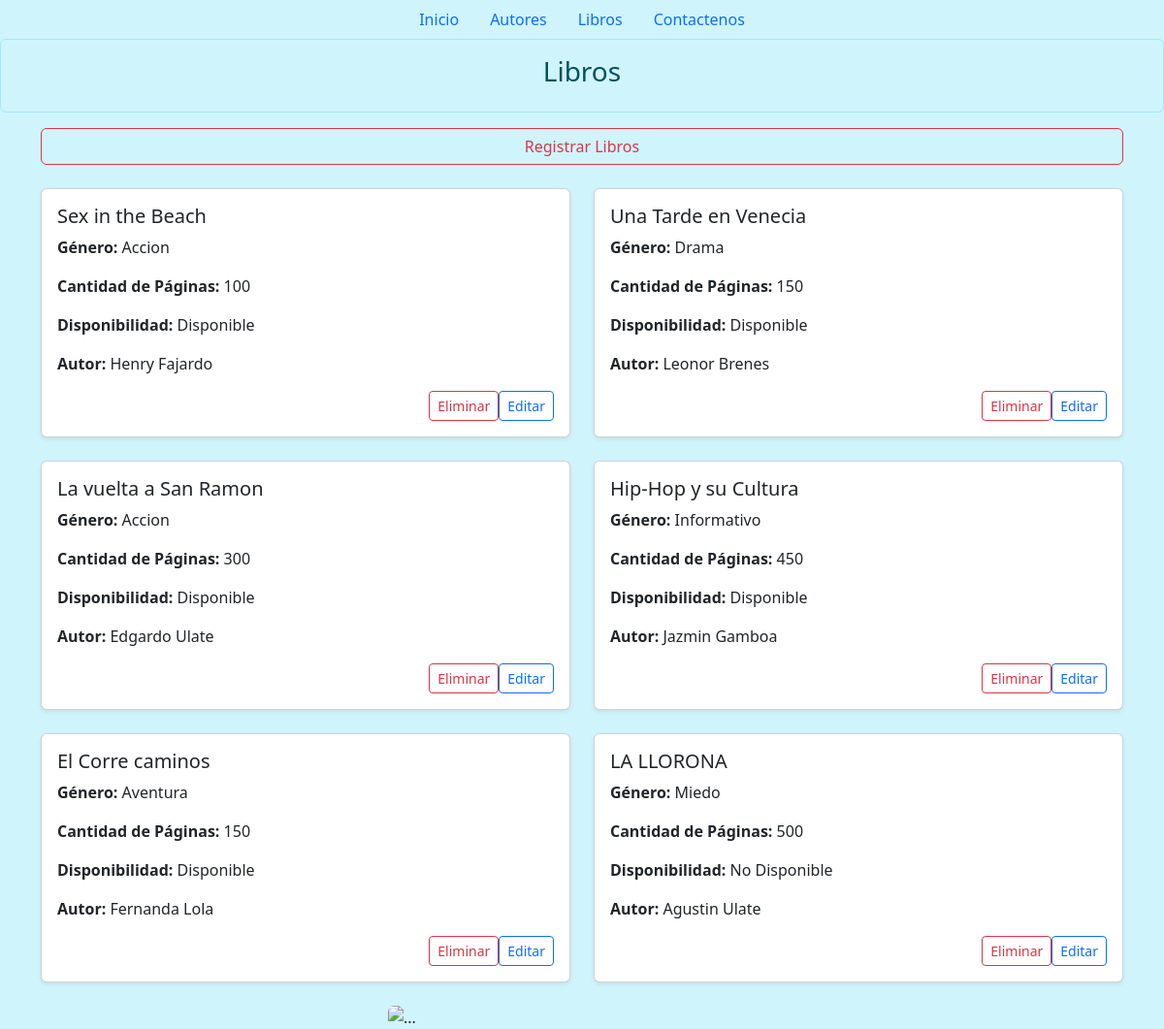
The app's page /libros/ with its own data.
### biblioteca/models.py (models this page shows, shortened)
class Libro(models.Model):
    titulo = models.CharField(max_length=255)
    genero = models.CharField(max_length=100)
    cantidad_paginas = models.IntegerField()
    disponible = models.BooleanField(default=True)
    autor = models.ForeignKey(Autor, on_delete=models.CASCADE)

class Autor(models.Model):
    nombre = models.CharField(max_length=50)
    apellidos = models.CharField(max_length=70)
    nacionalidad = models.CharField(max_length=30)
    descripcion = models.TextField()

### biblioteca/views.py (the view, shortened to what this page needs)
# urls.py: path('libros/', biblioteca.libros, name='libros'),
def libros(request):
    libros = Libro.objects.all()
    data = {
        'libros': libros,
        'autores': Autor.objects.all()  # Para mostrar la lista de autores en el formulario
    }
    return render(request, 'libros.html', data)

### biblioteca/Templates/libros.html (shortened to what this page needs)
<!doctype html>
<html lang="en">
  {% load static %}
  <head>
    <link href="https://cdn.jsdelivr.net/npm/bootstrap@5.3.3/dist/css/bootstrap.min.css" rel="stylesheet">
  </head>
  <body class="bg-info-subtle">
    <ul class="nav justify-content-center">
      <li class="nav-item">
        <a class="nav-link active" aria-current="page" href="/">Inicio</a>
      </li>
      <li class="nav-item">
        <a class="nav-link" href="/autores">Autores</a>
      </li>
      <li class="nav-item">
        <a class="nav-link" href="/libros">Libros</a>
      </li>
      <li class="nav-item">
        <a class="nav-link" href="/contactenos">Contactenos</a>
      </li>
    </ul>
    <div class="alert alert-info text-center" role="alert">
      <h3>Libros</h3>
    </div>
     <div class="container mb-4">
      <button type="button" class="btn btn-outline-danger w-100" onclick="window.location.href='/crear_libro'">
        Registrar Libros
      </button>
    </div>
    <div class="container">
      <div class="row">
        {% for libro in libros %}
        <div class="col-md-6 mb-4">
          <div class="card shadow-sm">
            <div class="card-body">
              <h5 class="card-title">{{ libro.titulo }}</h5>
              <p class="card-text"><strong>Género:</strong> {{ libro.genero }}</p>
              <p class="card-text"><strong>Cantidad de Páginas:</strong> {{ libro.cantidad_paginas }}</p>
              <p class="card-text"><strong>Disponibilidad:</strong> {% if libro.disponible %} Disponible {% else %} No Disponible {% endif %}</p>
              <p class="card-text"><strong>Autor:</strong> {{ libro.autor.nombre }} {{ libro.autor.apellidos }}</p>
              <a href="/editar_libro/{{ libro.id }}" class="btn btn-outline-primary btn-sm float-end">Editar</a>
              <form action="{% url 'eliminar_libro' id=libro.id %}" method="POST" class="float-end ms-5">
                <button type="submit" class="btn btn-outline-danger btn-sm">Eliminar</button>
              </form>
            </div>
          </div>
        </div>
        {% endfor %}
      </div>
    </div>
    <div class="container">
      <img src="https://brandslogos.com/wp-content/uploads/images/large/moncler-logo.png" class="rounded mx-auto d-block" alt="..." style="width: 400px; height: auto;">
    </div>
  </body>
</html>

### records on screen
Libro: titulo "Sex in the Beach", genero "Accion", cantidad_paginas "100", disponible "Disponible", autor.nombre "Henry", autor.apellidos "Fajardo"
Libro: titulo "Una Tarde en Venecia", genero "Drama", cantidad_paginas "150", disponible "Disponible", autor.nombre "Leonor", autor.apellidos "Brenes"
Libro: titulo "La vuelta a San Ramon", genero "Accion", cantidad_paginas "300", disponible "Disponible", autor.nombre "Edgardo", autor.apellidos "Ulate"
Libro: titulo "Hip-Hop y su Cultura", genero "Informativo", cantidad_paginas "450", disponible "Disponible", autor.nombre "Jazmin", autor.apellidos "Gamboa"
Libro: titulo "El Corre caminos", genero "Aventura", cantidad_paginas "150", disponible "Disponible", autor.nombre "Fernanda", autor.apellidos "Lola"
Libro: titulo "LA LLORONA", genero "Miedo", cantidad_paginas "500", disponible "No Disponible", autor.nombre "Agustin", autor.apellidos "Ulate"
